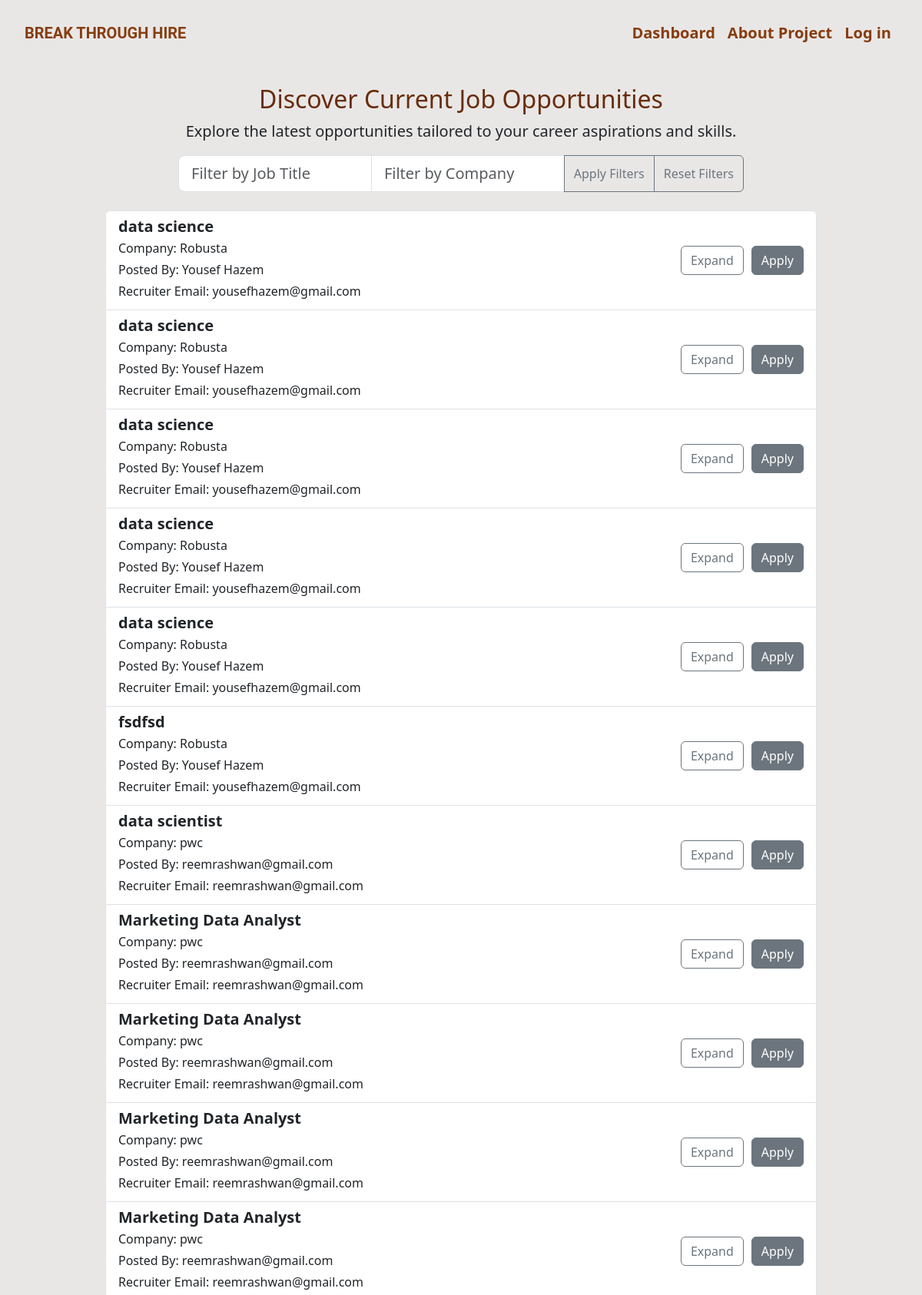
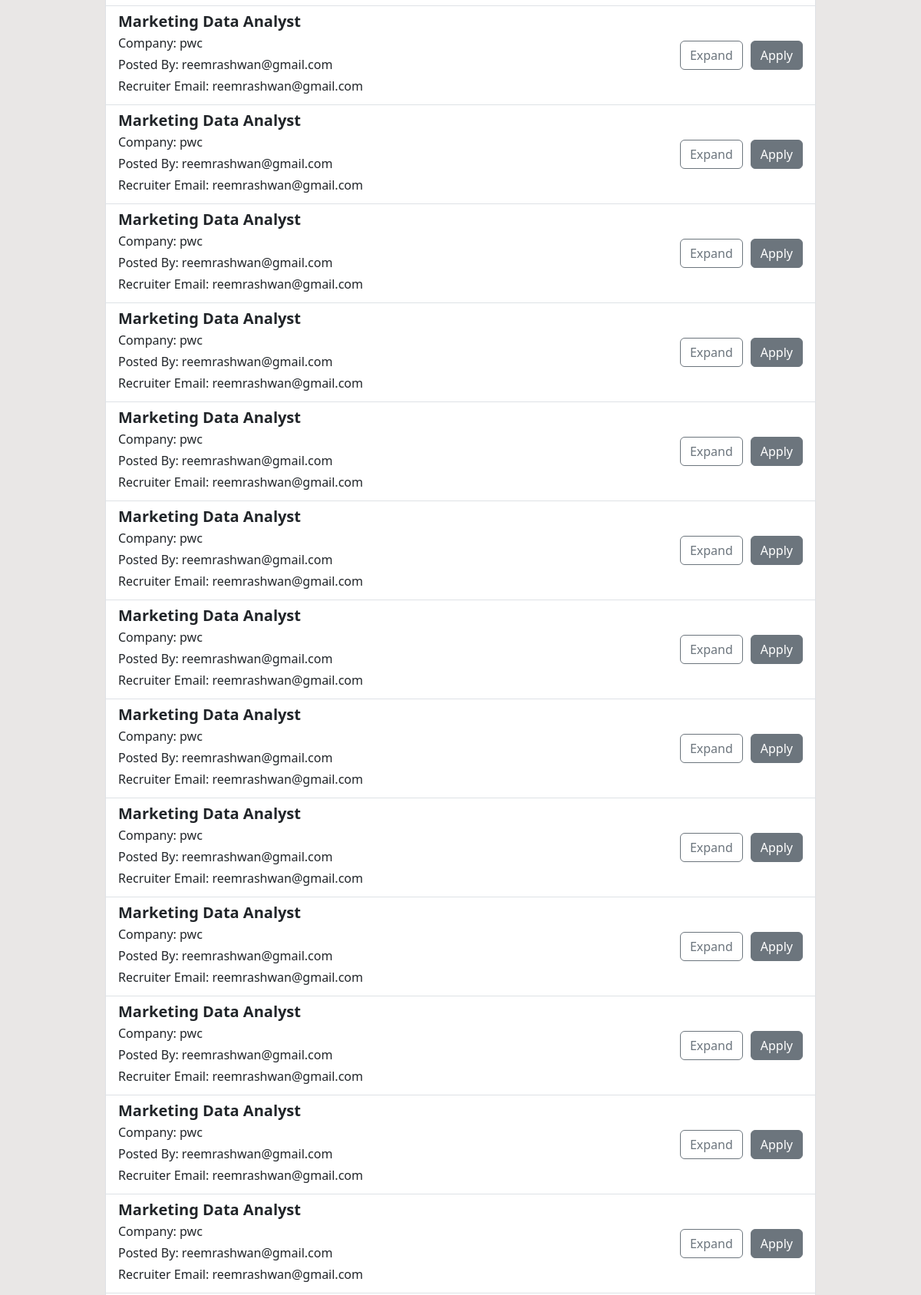
The page /jobfeed (upper part) on the database its author committed (2 pictures, top to bottom).
### resume/models.py (models this page shows, shortened)
class job_description(db.Model,UserMixin):
    job_title = db.Column(db.String(125),nullable=False)
    Job_description = db.Column(db.Text,nullable=False)
    recruiter_email = db.Column(db.String(125),db.ForeignKey('recruiter.email'),nullable=False)
    company   = db.Column(db.String(25),nullable=False)
    industry   = db.Column(db.String(25),nullable=False)
    username = db.Column(db.String(25),nullable=False)
    cvs = db.Column(db.Text,nullable=False)
    __table_args__ = (
        PrimaryKeyConstraint('job_title', 'Job_description', 'recruiter_email','cvs'),
    )

### resume/routs.py (the view)
@app.route("/jobfeed")
def jobfeed():
    job_feed = job_description.query.all()
    for job in job_feed:
        job.Job_description = job.Job_description.replace("\r", "")
        job.Job_description = job.Job_description.replace(
            "\n", "<br>"
        )  # Replace newlines with HTML line breaks
        job.Job_description = json.dumps(job.Job_description)  # Convert to JSON string
        job.Job_description = Markup(
            job.Job_description
        )  # Mark as safe for HTML rendering
    return render_template("jobfeed.html", job_feed=job_feed)

### resume/templates/jobfeed.html (shortened to what this page needs)
{% extends "base.html" %}
{% block content %}
<div class="container mt-4">
    <div class="row justify-content-center">
        <div class="col-md-8 text-center">
            <h2 style="color:#682c0b;">Discover Current Job Opportunities</h2>
            <p class="lead">Explore the latest opportunities tailored to your career aspirations and skills.</p>
        </div>
    </div>
    {% if job_feed %}
    <div class="row justify-content-center">
        <div class="col-md-8">
            <form id="job-search-form" action="/jobs" method="POST" class="mb-4">
                <div class="input-group">
                    <input type="text" id="job-title-filter" name="keywords" class="form-control form-control-lg" placeholder="Filter by Job Title" aria-label="Job Title" required>
                    <input type="text" id="company-filter" name="location" class="form-control form-control-lg" placeholder="Filter by Company" aria-label="company" required>
                    <button type="button" class="btn btn-outline-secondary" onclick="filterJobs()">Apply Filters</button>
                    <button type="button" class="btn btn-outline-secondary" onclick="resetFilters()">Reset Filters</button>
                </div>
            </form>
        </div>
    </div>
    <div class="row justify-content-center">
        <div class="col-md-10">
            <div id="job-results">
                <ul class="list-group">
                    {% for job in job_feed %}
                    <li class="list-group-item job-item" style="text-align: left;">
                        <div class="row job-result">
                            <div class="col-md-10">
                                <h5 class="mb-1"><strong>{{ job.job_title }}</strong></h5>
                                <p class="mb-1">Company: {{ job.company }}</p>
                                <p class="mb-1">Posted By: {{ job.username }}</p>
                                <p class="mb-1">Recruiter Email: {{ job.recruiter_email }}</p>
                            </div>
                            <div class="col-md-2 d-flex align-items-center justify-content-end">
                                <button class="btn btn-outline-secondary" onclick="toggleJobDescription(this)">Expand</button>
                                <form action="{{ url_for('applyjob') }}" method="post" style="margin-left: 10px;">
                                    <button type="submit" class="btn btn-secondary">Apply</button>
                                </form>
                            </div>
                        </div>
                    </li>
                    {% endfor %}
                </ul>
            </div>
        </div>
    </div>
    {% endif %}
</div>
{% endblock %}

### resume/templates/base.html (style rules this page uses)
.gradient-custom { background-color: rgb(233, 231, 230); }

### rows shown on the page
job_description: job_title "data science", company "Robusta", username "Yousef Hazem", recruiter_email "yousefhazem@gmail.com"
job_description: job_title "data science", company "Robusta", username "Yousef Hazem", recruiter_email "yousefhazem@gmail.com"
job_description: job_title "data science", company "Robusta", username "Yousef Hazem", recruiter_email "yousefhazem@gmail.com"
job_description: job_title "data science", company "Robusta", username "Yousef Hazem", recruiter_email "yousefhazem@gmail.com"
job_description: job_title "data science", company "Robusta", username "Yousef Hazem", recruiter_email "yousefhazem@gmail.com"
job_description: job_title "fsdfsd", company "Robusta", username "Yousef Hazem", recruiter_email "yousefhazem@gmail.com"
job_description: job_title "data scientist", company "pwc", username "reemrashwan@gmail.com", recruiter_email "reemrashwan@gmail.com"
job_description: job_title "Marketing Data Analyst", company "pwc", username "reemrashwan@gmail.com", recruiter_email "reemrashwan@gmail.com"
job_description: job_title "Marketing Data Analyst", company "pwc", username "reemrashwan@gmail.com", recruiter_email "reemrashwan@gmail.com"
job_description: job_title "Marketing Data Analyst", company "pwc", username "reemrashwan@gmail.com", recruiter_email "reemrashwan@gmail.com"
job_description: job_title "Marketing Data Analyst", company "pwc", username "reemrashwan@gmail.com", recruiter_email "reemrashwan@gmail.com"
job_description: job_title "Marketing Data Analyst", company "pwc", username "reemrashwan@gmail.com", recruiter_email "reemrashwan@gmail.com"
job_description: job_title "Marketing Data Analyst", company "pwc", username "reemrashwan@gmail.com", recruiter_email "reemrashwan@gmail.com"
job_description: job_title "Marketing Data Analyst", company "pwc", username "reemrashwan@gmail.com", recruiter_email "reemrashwan@gmail.com"
job_description: job_title "Marketing Data Analyst", company "pwc", username "reemrashwan@gmail.com", recruiter_email "reemrashwan@gmail.com"
job_description: job_title "Marketing Data Analyst", company "pwc", username "reemrashwan@gmail.com", recruiter_email "reemrashwan@gmail.com"
job_description: job_title "Marketing Data Analyst", company "pwc", username "reemrashwan@gmail.com", recruiter_email "reemrashwan@gmail.com"
job_description: job_title "Marketing Data Analyst", company "pwc", username "reemrashwan@gmail.com", recruiter_email "reemrashwan@gmail.com"
job_description: job_title "Marketing Data Analyst", company "pwc", username "reemrashwan@gmail.com", recruiter_email "reemrashwan@gmail.com"
job_description: job_title "Marketing Data Analyst", company "pwc", username "reemrashwan@gmail.com", recruiter_email "reemrashwan@gmail.com"
job_description: job_title "Marketing Data Analyst", company "pwc", username "reemrashwan@gmail.com", recruiter_email "reemrashwan@gmail.com"
job_description: job_title "Marketing Data Analyst", company "pwc", username "reemrashwan@gmail.com", recruiter_email "reemrashwan@gmail.com"
job_description: job_title "Marketing Data Analyst", company "pwc", username "reemrashwan@gmail.com", recruiter_email "reemrashwan@gmail.com"
job_description: job_title "Marketing Data Analyst", company "pwc", username "reemrashwan@gmail.com", recruiter_email "reemrashwan@gmail.com"
